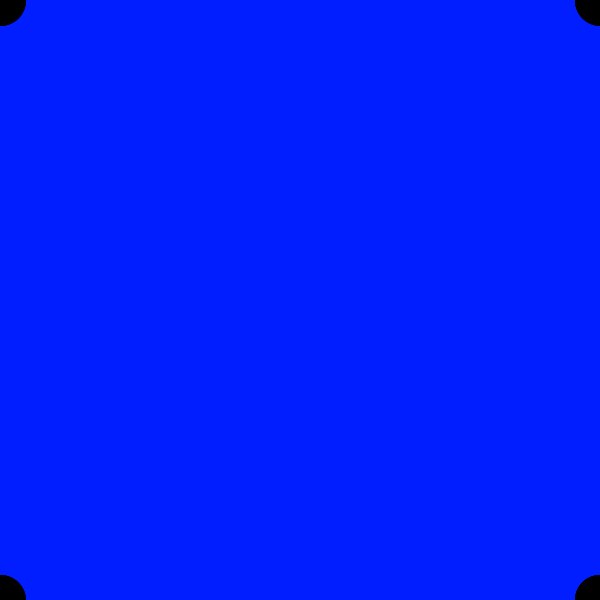
Frame 1 (no input)
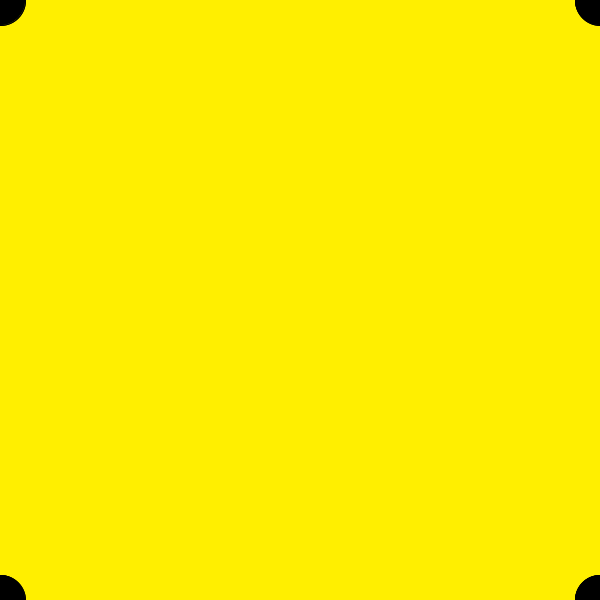
Frame 60 (the mouse pressed at the canvas centre just before this capture)
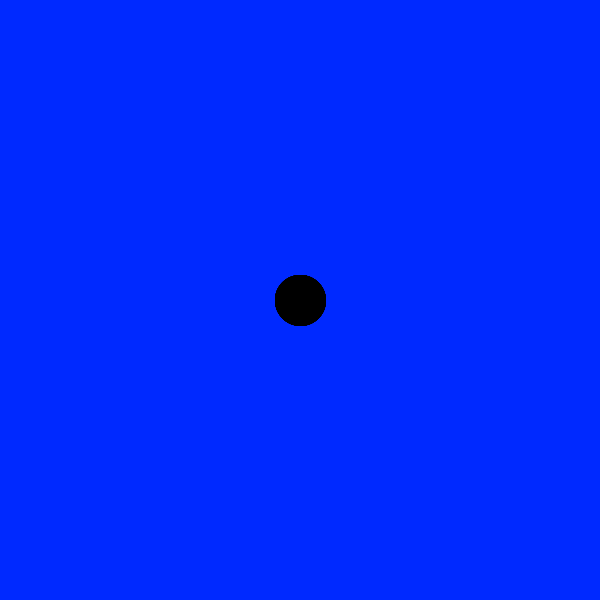
Frame 120 (the mouse held since frame 60 and released just before this capture)

The Processing sketch that drew these frames (run headless with seeded random() and noise(); from frame 60 on, the mouse is pressed at the canvas centre):

// Processing sketch: processing_184693
// ── processing_184693.pde

void setup() {
  size(600, 600);
 colorMode(HSB);
}
void draw() {
 background (random(255),255,255);
 fill(0);
  ellipse(mouseX, mouseY,50, 50);
  ellipse(mouseY, mouseX,50, 50);
  ellipse(height-mouseY, width-mouseX,50, 50);
  ellipse(width-mouseX,height-mouseY,50, 50);
  ellipse(height-mouseY, mouseX,50, 50);
  ellipse(mouseX,height-mouseY,50, 50);
  ellipse(mouseY, width-mouseX,50, 50);
  ellipse(width-mouseX,mouseY,50, 50);
}
